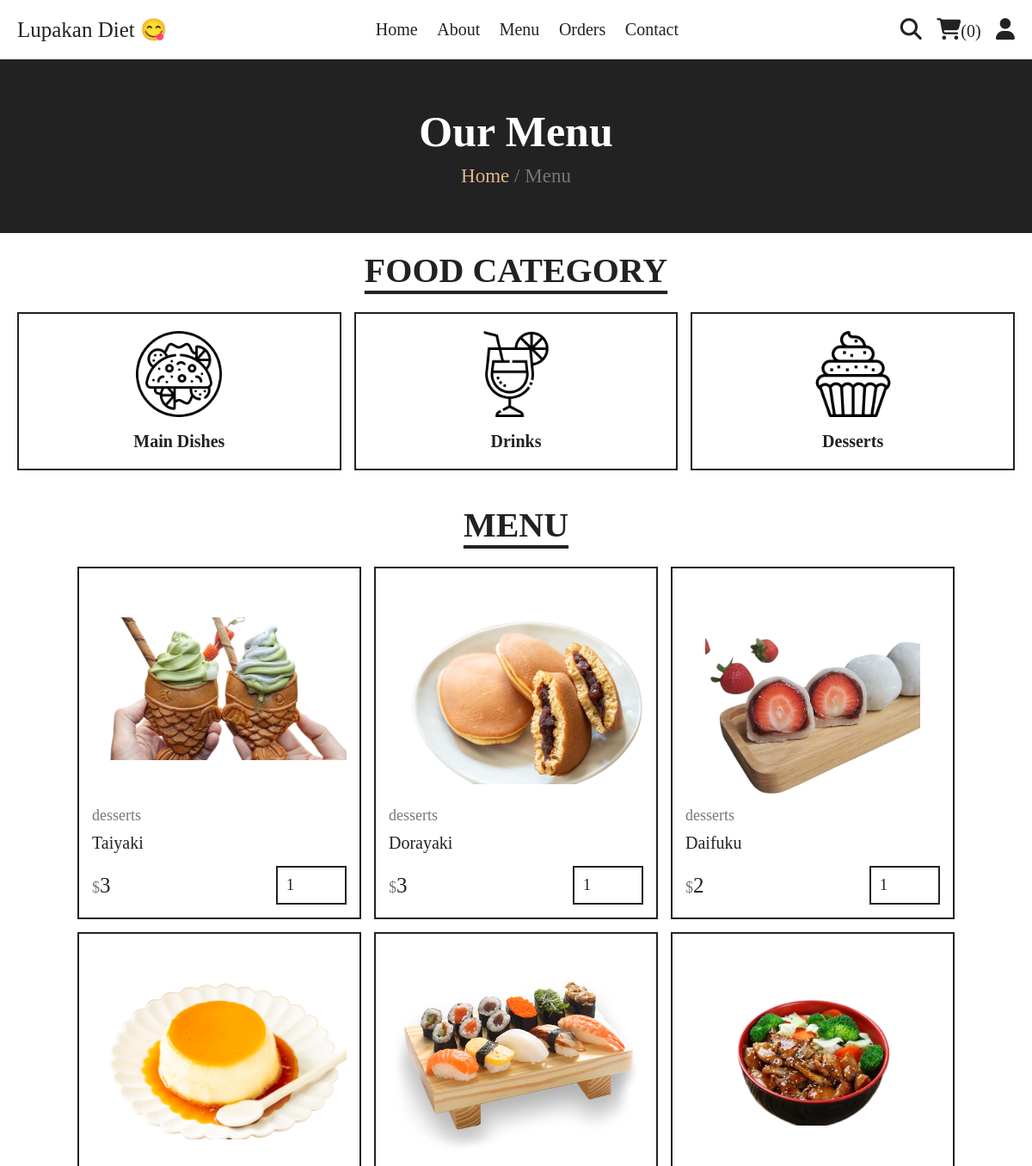
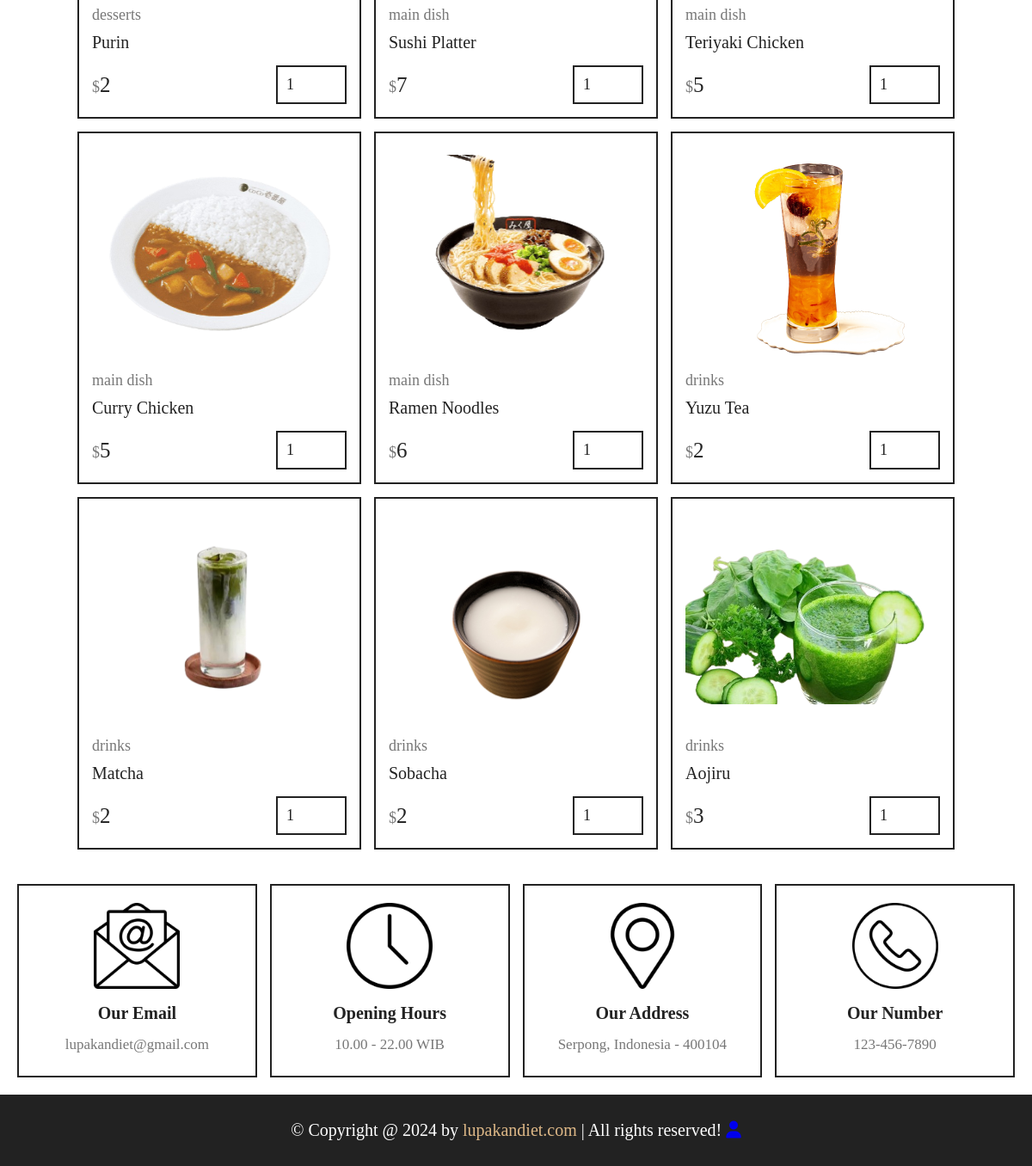
Page /menu.php on the committed database (2 pictures, top to bottom).
### tables this page shows
CREATE TABLE `products` (
  `id` int(100) NOT NULL,
  `name` varchar(100) NOT NULL,
  `category` varchar(100) NOT NULL,
  `price` int(10) NOT NULL,
  `image` varchar(100) NOT NULL,
  `description` varchar(500) NOT NULL
);

### menu.php (the view, shortened to what this page needs)
<?php
include 'components/connect.php';
?>
<!DOCTYPE html>
<html lang="en">
<head>
   <link rel="stylesheet" href="https://cdnjs.cloudflare.com/ajax/libs/font-awesome/6.1.1/css/all.min.css">
   <link rel="stylesheet" href="css/style.css">
</head>
<body>
<?php include 'components/user_header.php'; ?>
<div class="heading">
   <h3>our menu</h3>
   <p><a href="index.php">Home</a> <span> / Menu</span></p>
</div>
<section class="category">
   <h1 class="title">food category</h1>
   <div class="box-container">
      <a href="category.php?category=main dish" class="box">
         <img src="images/cat-2.png" alt="">
         <h3>main dishes</h3>
      </a>
      <a href="category.php?category=drinks" class="box">
         <img src="images/cat-3.png" alt="">
         <h3>drinks</h3>
      </a>
      <a href="category.php?category=desserts" class="box">
         <img src="images/cat-4.png" alt="">
         <h3>desserts</h3>
      </a>
   </div>
</section>
<section class="products">
   <h1 class="title">Menu</h1>
   <div class="box-container">
      <?php
         $select_products = $conn->prepare("SELECT * FROM `products`");
         $select_products->execute();
         if($select_products->rowCount() > 0){
            while($fetch_products = $select_products->fetch(PDO::FETCH_ASSOC)){
      ?>
      <form action="" method="post" class="box">
         <img src="uploaded_img/<?= $fetch_products['image']; ?>" alt="">
         <a href="category.php?category=<?= $fetch_products['category']; ?>" class="cat"><?= $fetch_products['category']; ?></a>
         <div class="name"><?= $fetch_products['name']; ?></div>
         <div class="flex">
            <div class="price"><span>$</span><?= $fetch_products['price']; ?></div>
            <input type="number" name="qty" class="qty" min="1" max="99" value="1" maxlength="2"">
         </div>
      </form>
      <?php
            }
         }else{
            echo '<p class="empty">no products added yet!</p>';
         }
      ?>
   </div>
</section>
<?php include 'components/footer.php'; ?>
</body>
</html>

### css/style.css (style rules this page uses)
:root { --yellow: #DEB887; --red: #9b9b5e; --white:#fff; --black:#222; --light-color:#777; --border:.2rem solid var(--black); }
* { font-family: Candara; margin:0; padding:0; box-sizing: border-box; outline: none; border: none; text-decoration: none; }
html { font-size: 62.5%; overflow-x: hidden; scroll-behavior: smooth; stop-opacity: 7rem; }
section { margin:0 auto; max-width: 1200px; padding:2rem; }
.title { text-align: center; margin-bottom: 2.5rem; font-size: 4rem; color:var(--black); text-transform: uppercase; text-decoration: underline; text-underline-offset: 1rem; }
.heading { display: flex; align-items: center; justify-content: center; gap:1rem; flex-flow: column; background-color: var(--black); min-height: 20rem; }
.heading h3 { font-size: 5rem; color:var(--white); text-transform: capitalize; }
.heading p { font-size: 2.3rem; color:var(--light-color); }
.heading p a { color:var(--yellow); }
.category .box-container { display: grid; grid-template-columns: repeat(auto-fit, minmax(27rem, 1fr)); gap:1.5rem; align-items: flex-start; }
.category .box-container .box { border:var(--border); padding:2rem; text-align: center; }
.category .box-container .box img { width: 100%; height: 10rem; object-fit: contain; }
.category .box-container .box h3 { font-size: 2rem; margin-top: 1.5rem; color:var(--black); text-transform: capitalize; }
.products .box-container { display: grid; grid-template-columns: repeat(auto-fit, 33rem); justify-content: center; align-items: flex-start; gap:1.5rem; }
.products .box-container .box { border:var(--border); padding:1.5rem; position: relative; overflow: hidden; }
.products .box-container .box img { height: 25rem; width: 100%; object-fit: contain; margin-bottom: 1rem; }
.products .box-container .box .cat { font-size: 1.8rem; color:var(--light-color); }
.products .box-container .box .name { font-size: 2rem; color:var(--black); margin:1rem 0; }
.products .box-container .box .flex { display: flex; align-items: center; gap:1rem; margin-top: 1.5rem; }
.products .box-container .box .flex .price { margin-right: auto; font-size: 2.5rem; color:var(--black); }
.products .box-container .box .flex .price span { color:var(--light-color); font-size: 1.8rem; }
.products .box-container .box .flex .qty { padding:1rem; border:var(--border); font-size: 1.8rem; color:var(--black); }

### rows in the picture
products: image (picture), category "desserts", name "Taiyaki", price "3"
products: image (picture), category "desserts", name "Dorayaki", price "3"
products: image (picture), category "desserts", name "Daifuku", price "2"
products: image (picture), category "desserts", name "Purin", price "2"
products: image (picture), category "main dish", name "Sushi Platter", price "7"
products: image (picture), category "main dish", name "Teriyaki Chicken", price "5"
products: image (picture), category "main dish", name "Curry Chicken", price "5"
products: image (picture), category "main dish", name "Ramen Noodles", price "6"
products: image (picture), category "drinks", name "Yuzu Tea", price "2"
products: image (picture), category "drinks", name "Matcha", price "2"
products: image (picture), category "drinks", name "Sobacha", price "2"
products: image (picture), category "drinks", name "Aojiru", price "3"

### other values in the picture
$total_cart_items "0"
